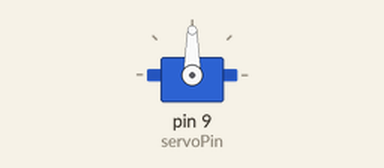
This sketch was run on a simulated Arduino Uno, built with avr-gcc and run on an emulated ATmega328P. Shown: servo.

Above: at 0.05 s.
At 3.35 s:
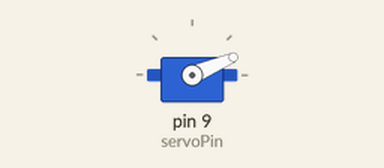
At 6.1 s:
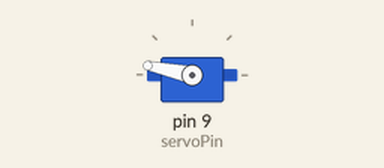
At 12.15 s:
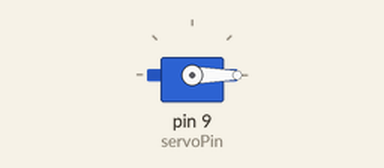
Timing chart, 0 to 15.8 s (numbered marks = the images above):
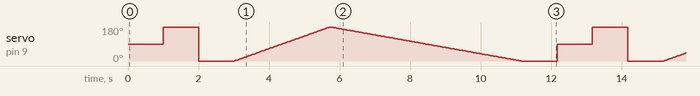

The sketch:

ServoTesting.ino
```cpp
// Author: Masood Ahmed
// Logic:    1) Import a Servo Library
//           2) Define a Servo Object
//           3) Define a pin to attach the servo
//           4) initialize an angle
//           5) Test the servo by object.write(angle) to see if it moves or not
//           6) ********** Happy Coding :) ****************


#include <Servo.h>

// Creating a Servo object called servotest
Servo servoTest;

// Define the servo pin:
#define servoPin 9

// Create a variable to store the servo position:
int angle = 0;


void setup() {
    // Attach the Servo variable to a pin:
    servoTest.attach(servoPin);
  }

void loop() {

    // Tell the servo to go to a particular angle:
    servoTest.write(90);
    delay(1000);
    servoTest.write(180);
    delay(1000);
    servoTest.write(0);
    delay(1000);

    // Sweep from 0 to 180 degrees:
    for (angle = 0; angle <= 180; angle++) {
      servoTest.write(angle);
      delay(15);
    }


  // Sweeping back from 180 to 0 degrees:
  for (angle = 180; angle >= 0; angle--) {
    servoTest.write(angle);
    delay(30);
  }

  delay(1000);
}
```

Measured:
- by itself, servo on pin 9 (servoPin): moves between 0° and 180°, repeating every 12.2 s
